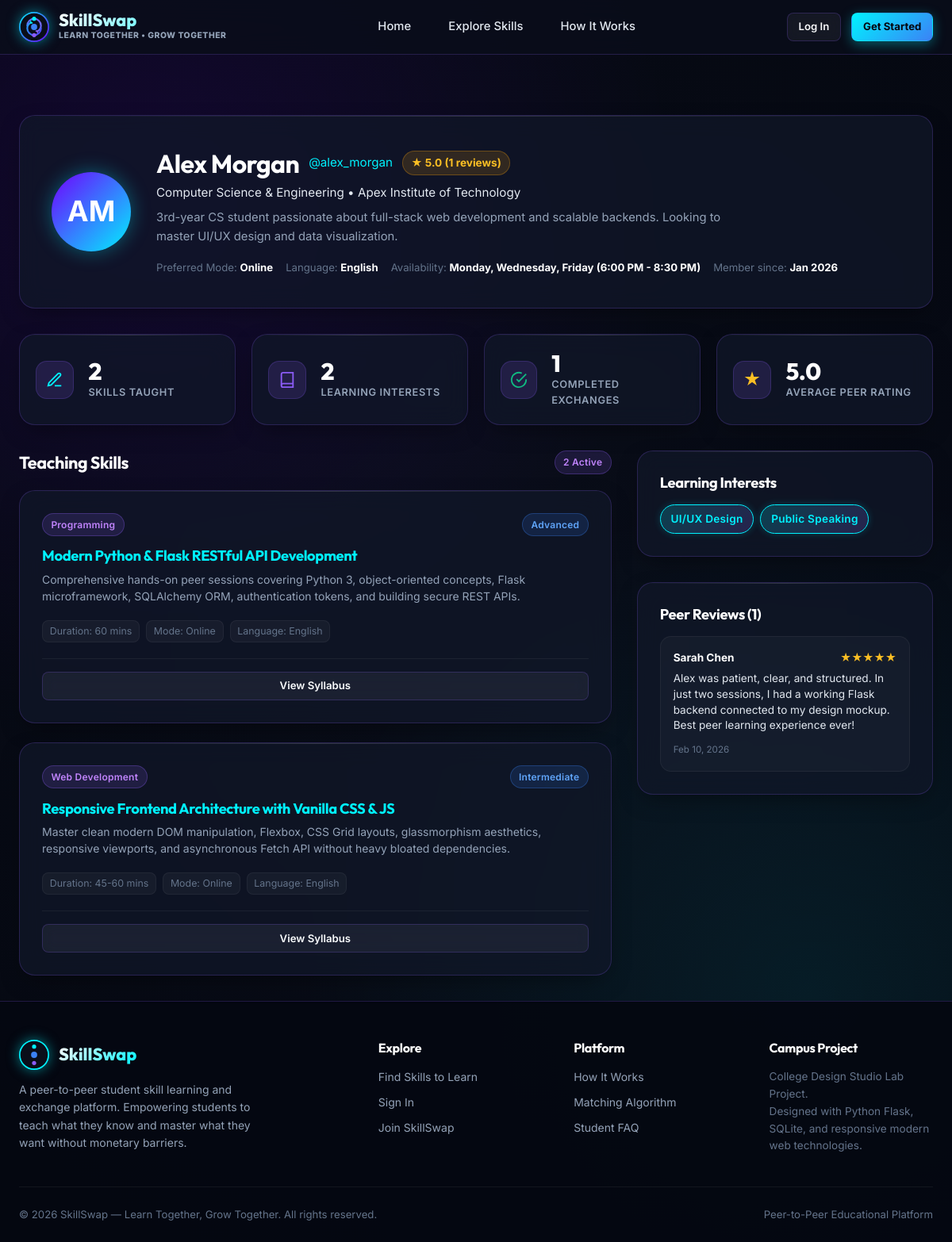
/profile/alex_morgan, run on the app's committed database.
### models.py (models this page shows, shortened)
class User(db.Model):
    __tablename__ = 'users'
    id = db.Column(db.Integer, primary_key=True)
    full_name = db.Column(db.String(100), nullable=False)
    username = db.Column(db.String(50), unique=True, nullable=False, index=True)
    email = db.Column(db.String(120), unique=True, nullable=False, index=True)
    password_hash = db.Column(db.String(255), nullable=False)
    institution = db.Column(db.String(150), default='University Campus')
    department = db.Column(db.String(100), default='Computer Science')
    biography = db.Column(db.Text, default='Passionate learner and peer mentor.')
    profile_image = db.Column(db.String(255), default='avatar_default')
    preferred_mode = db.Column(db.String(50), default='Online')  # Online, In-Person, Hybrid
    preferred_language = db.Column(db.String(50), default='English')
    availability_days = db.Column(db.String(100), default='Monday, Wednesday, Friday')
    availability_times = db.Column(db.String(100), default='Evening (5 PM - 8 PM)')
    notify_email = db.Column(db.Boolean, default=True)
    notify_requests = db.Column(db.Boolean, default=True)
    profile_visibility = db.Column(db.String(20), default='public')
    created_at = db.Column(db.DateTime, default=get_utc_now)
    skills_taught = db.relationship('Skill', backref='teacher', cascade="all, delete-orphan", foreign_keys='Skill.user_id', lazy='dynamic')
    learning_interests = db.relationship('LearningInterest', backref='user', cascade="all, delete-orphan", lazy='dynamic')
    sent_requests = db.relationship('ExchangeRequest', backref='sender', foreign_keys='ExchangeRequest.sender_id', lazy='dynamic')
    received_requests = db.relationship('ExchangeRequest', backref='recipient', foreign_keys='ExchangeRequest.recipient_id', lazy='dynamic')
    reviews_given = db.relationship('Review', backref='reviewer', foreign_keys='Review.reviewer_id', lazy='dynamic')
    reviews_received = db.relationship('Review', backref='reviewed_user', foreign_keys='Review.reviewed_user_id', lazy='dynamic')
    @property
    def initials(self):
        parts = self.full_name.strip().split()
        if len(parts) >= 2:
            return f"{parts[0][0]}{parts[-1][0]}".upper()
        elif len(parts) == 1 and len(parts[0]) > 0:
            return parts[0][:2].upper()
        return "SS"
    @property
    def average_rating(self):
        reviews = list(self.reviews_received)
        if not reviews:
            return None
        return round(sum(r.rating for r in reviews) / len(reviews), 1)
    @property
    def review_count(self):
        return self.reviews_received.count()
    @property
    def completed_exchanges_count(self):
        sent_completed = ExchangeRequest.query.filter_by(sender_id=self.id, status='completed').count()
        received_completed = ExchangeRequest.query.filter_by(recipient_id=self.id, status='completed').count()
        return sent_completed + received_completed

class Review(db.Model):
    __tablename__ = 'reviews'
    id = db.Column(db.Integer, primary_key=True)
    exchange_request_id = db.Column(db.Integer, db.ForeignKey('exchange_requests.id'), nullable=False, index=True)
    reviewer_id = db.Column(db.Integer, db.ForeignKey('users.id'), nullable=False, index=True)
    reviewed_user_id = db.Column(db.Integer, db.ForeignKey('users.id'), nullable=False, index=True)
    rating = db.Column(db.Integer, nullable=False)  # 1 to 5
    comment = db.Column(db.Text, nullable=False)
    created_at = db.Column(db.DateTime, default=get_utc_now)

class Skill(db.Model):
    __tablename__ = 'skills'
    id = db.Column(db.Integer, primary_key=True)
    user_id = db.Column(db.Integer, db.ForeignKey('users.id'), nullable=False, index=True)
    title = db.Column(db.String(120), nullable=False)
    category = db.Column(db.String(60), nullable=False, index=True)
    description = db.Column(db.Text, nullable=False)
    experience_level = db.Column(db.String(50), nullable=False, default='Intermediate')  # Beginner, Intermediate, Advanced, Expert
    teaching_language = db.Column(db.String(50), default='English')
    learning_mode = db.Column(db.String(50), default='Online')  # Online, In-Person, Hybrid
    session_duration = db.Column(db.String(50), default='45-60 mins')
    available_days = db.Column(db.String(120), default='Weekdays')
    available_times = db.Column(db.String(120), default='Evenings')
    resources = db.Column(db.Text, default='Course notes, code templates, practice exercises')
    outcomes = db.Column(db.Text, default='Build a portfolio project and gain conceptual mastery')
    status = db.Column(db.String(20), default='active', index=True)  # active, paused
    created_at = db.Column(db.DateTime, default=get_utc_now)
    requests_as_teach = db.relationship('ExchangeRequest', backref='teach_skill', foreign_keys='ExchangeRequest.teach_skill_id', lazy='dynamic')
    requests_as_learn = db.relationship('ExchangeRequest', backref='learn_skill', foreign_keys='ExchangeRequest.learn_skill_id', lazy='dynamic')

class LearningInterest(db.Model):
    __tablename__ = 'learning_interests'
    id = db.Column(db.Integer, primary_key=True)
    user_id = db.Column(db.Integer, db.ForeignKey('users.id'), nullable=False, index=True)
    skill_name = db.Column(db.String(100), nullable=False)
    category = db.Column(db.String(60), nullable=True)
    created_at = db.Column(db.DateTime, default=get_utc_now)

### app.py (the view)
@app.route('/profile/<username>')
def public_profile(username):
    user = User.query.filter_by(username=username).first_or_404()
    is_self = (session.get('user_id') == user.id)
    return show_user_profile(user, is_self=is_self)

### app.py (called while the page is built)
def generate_csrf_token():
    if '_csrf_token' not in session:
        session['_csrf_token'] = secrets.token_hex(32)
    return session['_csrf_token']

@app.context_processor
def inject_global_template_vars():
    user = None
    if 'user_id' in session:
        user = db.session.get(User, session['user_id'])
    now_utc = datetime.now(timezone.utc)
    return {
        'current_user': user,
        'csrf_token': generate_csrf_token(),
        'now': now_utc,
        'current_year': now_utc.year
    }

def show_user_profile(user, is_self=False):
    skills = user.skills_taught.order_by(Skill.created_at.desc()).all()
    interests = user.learning_interests.all()
    reviews = user.reviews_received.order_by(Review.created_at.desc()).all()
    current_user_skills = []
    if 'user_id' in session and not is_self:
        c_user = db.session.get(User, session['user_id'])
        current_user_skills = c_user.skills_taught.filter_by(status='active').all()
    return render_template(
        'profile.html',
        profile_user=user,
        is_self=is_self,
        skills=skills,
        interests=interests,
        reviews=reviews,
        current_user_skills=current_user_skills
    )

### templates/profile.html (shortened to what this page needs)
{% extends "base.html" %}
{% block content %}
<div class="container">
  <div class="glass-card" style="padding: 2.5rem; margin-bottom: 2rem; position: relative;">
    <div style="display: flex; flex-wrap: wrap; gap: 2rem; align-items: center;">
      <div class="user-avatar-circle" style="width: 100px; height: 100px; font-size: 2.25rem; box-shadow: 0 0 25px var(--cyan-glow);">
        {{ profile_user.initials }}
      </div>
      <div style="flex: 1; min-width: 260px;">
        <div style="display: flex; align-items: center; gap: 0.75rem; flex-wrap: wrap; margin-bottom: 0.35rem;">
          <h1 style="font-size: 2rem; color: #fff; margin-bottom: 0;">{{ profile_user.full_name }}</h1>
          <span style="font-size: 0.95rem; color: var(--cyan-highlight);">@{{ profile_user.username }}</span>
          {% if profile_user.average_rating %}
            <span style="display: inline-flex; align-items: center; gap: 4px; background: rgba(245, 158, 11, 0.15); border: 1px solid rgba(245, 158, 11, 0.3); padding: 0.25rem 0.65rem; border-radius: var(--radius-full); color: #FBBF24; font-size: 0.85rem; font-weight: 700;">
              ★ {{ profile_user.average_rating }} ({{ profile_user.review_count }} reviews)
            </span>
          {% endif %}
        </div>
        <div style="font-size: 0.95rem; color: var(--text-light); margin-bottom: 0.5rem;">
          {{ profile_user.department }} &bull; {{ profile_user.institution }}
        </div>
        <p style="font-size: 0.925rem; color: var(--text-muted); line-height: 1.6; max-width: 720px;">
          {{ profile_user.biography }}
        </p>
        <div style="display: flex; flex-wrap: wrap; gap: 1rem; margin-top: 1rem; font-size: 0.825rem; color: var(--text-dim);">
          <span>Preferred Mode: <strong style="color: #fff;">{{ profile_user.preferred_mode }}</strong></span>
          <span>Language: <strong style="color: #fff;">{{ profile_user.preferred_language }}</strong></span>
          <span>Availability: <strong style="color: #fff;">{{ profile_user.availability_days }} ({{ profile_user.availability_times }})</strong></span>
          <span>Member since: <strong style="color: #fff;">{{ profile_user.created_at.strftime('%b %Y') }}</strong></span>
        </div>
      </div>
    </div>
  </div>
  <div class="stats-grid" style="margin-bottom: 2rem;">
    <div class="glass-card stat-card">
      <div class="stat-icon" style="color: var(--cyan-highlight);">
        <svg width="22" height="22" viewBox="0 0 24 24" fill="none" stroke="currentColor" stroke-width="2"><path d="M12 20h9"></path><path d="M16.5 3.5a2.121 2.121 0 0 1 3 3L7 19l-4 1 1-4L16.5 3.5z"></path></svg>
      </div>
      <div>
        <div class="stat-value">{{ skills|length }}</div>
        <div class="stat-label">Skills Taught</div>
      </div>
    </div>
    <div class="glass-card stat-card">
      <div class="stat-icon" style="color: var(--primary-violet);">
        <svg width="22" height="22" viewBox="0 0 24 24" fill="none" stroke="currentColor" stroke-width="2"><path d="M4 19.5A2.5 2.5 0 0 1 6.5 17H20"></path><path d="M6.5 2H20v20H6.5A2.5 2.5 0 0 1 4 19.5v-15A2.5 2.5 0 0 1 6.5 2z"></path></svg>
      </div>
      <div>
        <div class="stat-value">{{ interests|length }}</div>
        <div class="stat-label">Learning Interests</div>
      </div>
    </div>
    <div class="glass-card stat-card">
      <div class="stat-icon" style="color: var(--status-accepted);">
        <svg width="22" height="22" viewBox="0 0 24 24" fill="none" stroke="currentColor" stroke-width="2"><path d="M22 11.08V12a10 10 0 1 1-5.93-9.14"></path><polyline points="22 4 12 14.01 9 11.01"></polyline></svg>
      </div>
      <div>
        <div class="stat-value">{{ profile_user.completed_exchanges_count }}</div>
        <div class="stat-label">Completed Exchanges</div>
      </div>
    </div>
    <div class="glass-card stat-card">
      <div class="stat-icon" style="color: #FBBF24;">
        ★
      </div>
      <div>
        <div class="stat-value">{{ profile_user.average_rating or 'N/A' }}</div>
        <div class="stat-label">Average Peer Rating</div>
      </div>
    </div>
  </div>
  <div style="display: grid; grid-template-columns: 2fr 1fr; gap: 2rem; align-items: flex-start;">
    <div>
      <div style="display: flex; justify-content: space-between; align-items: center; margin-bottom: 1.25rem;">
        <h2 style="font-size: 1.35rem; color: #fff;">Teaching Skills</h2>
        <span class="badge badge-category">{{ skills|length }} Active</span>
      </div>
      {% if skills %}
        <div class="skills-grid" style="grid-template-columns: 1fr;">
          {% for skill in skills %}
            <div class="glass-card glass-card-hover skill-card">
              <div class="skill-card-header">
                <span class="badge badge-category">{{ skill.category }}</span>
                <span class="badge badge-level">{{ skill.experience_level }}</span>
              </div>
              <h3 class="skill-title">
                <a href="{{ url_for('skill_details', skill_id=skill.id) }}">{{ skill.title }}</a>
              </h3>
              <p class="skill-desc">{{ skill.description }}</p>
              <div class="skill-meta-tags">
                <span class="skill-meta-item">Duration: {{ skill.session_duration }}</span>
                <span class="skill-meta-item">Mode: {{ skill.learning_mode }}</span>
                <span class="skill-meta-item">Language: {{ skill.teaching_language }}</span>
              </div>
              <div class="skill-card-actions">
                <a href="{{ url_for('skill_details', skill_id=skill.id) }}" class="btn btn-secondary btn-sm" style="flex: 1;">
                  View Syllabus
                </a>
              </div>
            </div>
          {% endfor %}
        </div>
      {% else %}
        <div class="glass-card empty-state">
          <p class="empty-desc">No teaching skills listed yet.</p>
        </div>
      {% endif %}
    </div>
    <div>
      <div class="glass-card" style="padding: 1.75rem; margin-bottom: 2rem;">
        <h3 style="font-size: 1.15rem; color: #fff; margin-bottom: 1rem;">Learning Interests</h3>
        {% if interests %}
          <div style="display: flex; flex-wrap: wrap; gap: 0.5rem;">
            {% for item in interests %}
              <span class="badge badge-reciprocal" style="padding: 0.4rem 0.8rem; font-size: 0.85rem;">
                {{ item.skill_name }}
              </span>
            {% endfor %}
          </div>
        {% else %}
          <p style="font-size: 0.85rem; color: var(--text-muted);">No learning interests specified.</p>
        {% endif %}
      </div>
      <div class="glass-card" style="padding: 1.75rem;">
        <h3 style="font-size: 1.15rem; color: #fff; margin-bottom: 1rem;">
          Peer Reviews ({{ reviews|length }})
        </h3>
        {% if reviews %}
          <div style="display: flex; flex-direction: column; gap: 1rem;">
            {% for rev in reviews %}
              <div style="background: rgba(255,255,255,0.03); border: 1px solid rgba(255,255,255,0.05); padding: 1rem; border-radius: var(--radius-md);">
                <div style="display: flex; justify-content: space-between; align-items: center; margin-bottom: 0.35rem;">
                  <strong style="color: #fff; font-size: 0.85rem;">{{ rev.reviewer.full_name }}</strong>
                  <span style="color: #FBBF24; font-size: 0.85rem;">
                    {% for _ in range(rev.rating) %}★{% endfor %}
                  </span>
                </div>
                <p style="color: var(--text-light); font-size: 0.85rem; line-height: 1.45; margin-bottom: 0.35rem;">
                  {{ rev.comment }}
                </p>
                <span style="font-size: 0.725rem; color: var(--text-dim);">
                  {{ rev.created_at.strftime('%b %d, %Y') }}
                </span>
              </div>
            {% endfor %}
          </div>
        {% else %}
          <p style="font-size: 0.85rem; color: var(--text-muted);">No peer reviews on file yet.</p>
        {% endif %}
      </div>
    </div>
  </div>
</div>
{% endblock %}

### data on the page
User: initials "AM", full_name "Alex Morgan", username "alex_morgan", department "Computer Science & Engineering", institution "Apex Institute of Technology", biography "3rd-year CS student passionate about full-stack web development and scalable backends. Looking to master UI/UX design and data visualization.", preferred_mode "Online", preferred_language "English", availability_days "Monday, Wednesday, Friday", availability_times "6:00 PM - 8:30 PM", created_at "Jan 2026", completed_exchanges_count "1"
Review: average_rating "5.0", rating "5.0", reviewer.full_name "Sarah Chen", comment "Alex was patient, clear, and structured. In just two sessions, I had a working Flask backend connected to my design mockup. Best peer learning experience ever!", created_at "Feb 10, 2026"
Skill: category "Programming", experience_level "Advanced", title "Modern Python & Flask RESTful API Development", description "Comprehensive hands-on peer sessions covering Python 3, object-oriented concepts, Flask microframework, SQLAlchemy ORM, authentication tokens, and building secure REST APIs.", session_duration "60 mins", learning_mode "Online", teaching_language "English"
Skill: category "Web Development", experience_level "Intermediate", title "Responsive Frontend Architecture with Vanilla CSS & JS", description "Master clean modern DOM manipulation, Flexbox, CSS Grid layouts, glassmorphism aesthetics, responsive viewports, and asynchronous Fetch API without heavy bloated dependencies.", session_duration "45-60 mins", learning_mode "Online", teaching_language "English"
LearningInterest: skill_name "UI/UX Design"
LearningInterest: skill_name "Public Speaking"

### other printed values
{{ profile_user.review_count }} "1"
{{ skills|length }} "2"
{{ interests|length }} "2"
{{ reviews|length }} "1"
